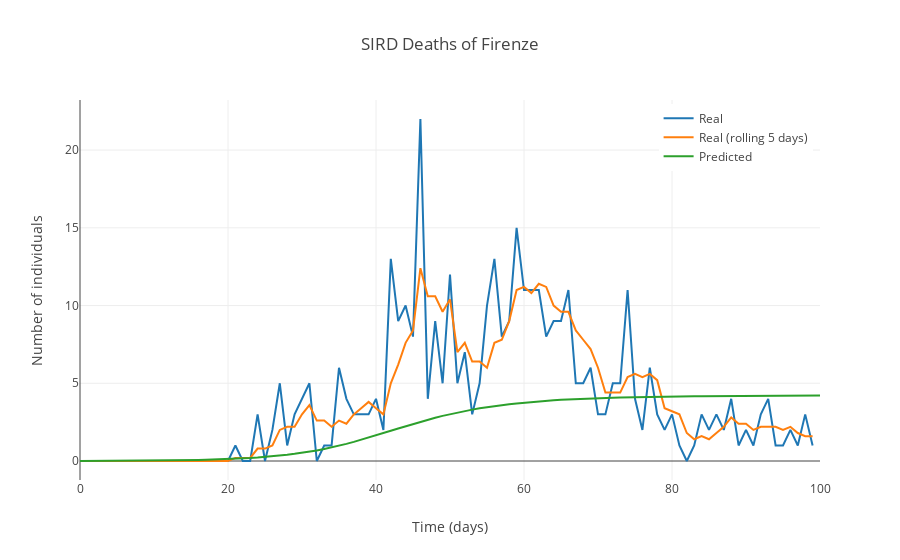

The cell this chart's notebook holds for it:
### Code cell
names, title, data, modes = data_for_plot('Deaths')

general_plot(t=times,
             title=title,
             data=data, 
             names=names,
             modes=modes,
             blend_legend=True)
